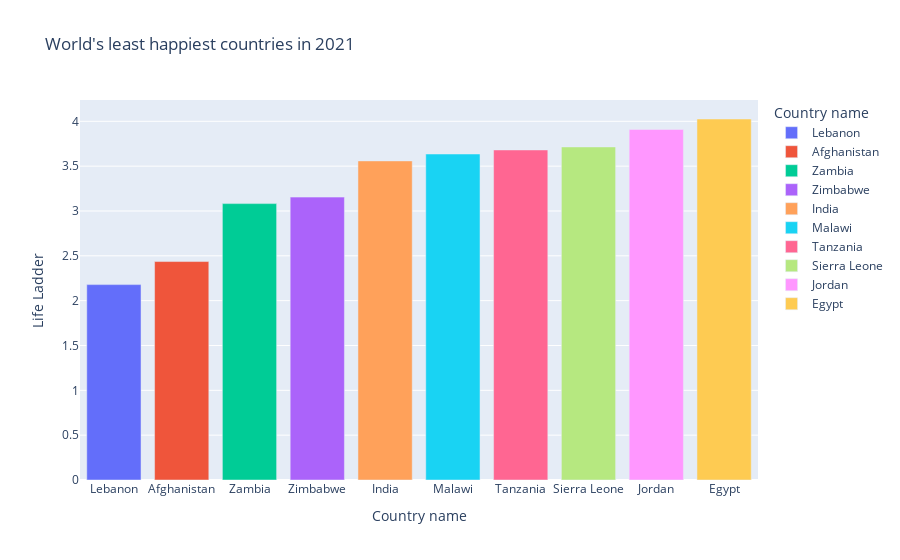

Notebook cell for this chart:
### Code cell
fig = px.bar(btm10, 
             x="Country name", 
             y="Life Ladder", 
             color="Country name", 
             title="World's least happiest countries in 2021")
fig.show()

### Figure 1 — Plotly figure (JSON) as saved in the notebook; plotly's stock layout.template omitted (floating-point values rounded to 4 significant figures)
{"data": [{"alignmentgroup": "True", "hovertemplate": "Country name=%{x}<br>Life Ladder=%{y}<extra></extra>", "legendgroup": "Lebanon", "marker": {"color": "#636efa", "pattern": {"shape": ""}}, "name": "Lebanon", "offsetgroup": "Lebanon", "orientation": "v", "showlegend": true, "textposition": "auto", "type": "bar", "x": ["Lebanon"], "xaxis": "x", "y": [2.179], "yaxis": "y"}, {"alignmentgroup": "True", "hovertemplate": "Country name=%{x}<br>Life Ladder=%{y}<extra></extra>", "legendgroup": "Afghanistan", "marker": {"color": "#EF553B", "pattern": {"shape": ""}}, "name": "Afghanistan", "offsetgroup": "Afghanistan", "orientation": "v", "showlegend": true, "textposition": "auto", "type": "bar", "x": ["Afghanistan"], "xaxis": "x", "y": [2.436], "yaxis": "y"}, {"alignmentgroup": "True", "hovertemplate": "Country name=%{x}<br>Life Ladder=%{y}<extra></extra>", "legendgroup": "Zambia", "marker": {"color": "#00cc96", "pattern": {"shape": ""}}, "name": "Zambia", "offsetgroup": "Zambia", "orientation": "v", "showlegend": true, "textposition": "auto", "type": "bar", "x": ["Zambia"], "xaxis": "x", "y": [3.082], "yaxis": "y"}, {"alignmentgroup": "True", "hovertemplate": "Country name=%{x}<br>Life Ladder=%{y}<extra></extra>", "legendgroup": "Zimbabwe", "marker": {"color": "#ab63fa", "pattern": {"shape": ""}}, "name": "Zimbabwe", "offsetgroup": "Zimbabwe", "orientation": "v", "showlegend": true, "textposition": "auto", "type": "bar", "x": ["Zimbabwe"], "xaxis": "x", "y": [3.155], "yaxis": "y"}, {"alignmentgroup": "True", "hovertemplate": "Country name=%{x}<br>Life Ladder=%{y}<extra></extra>", "legendgroup": "India", "marker": {"color": "#FFA15A", "pattern": {"shape": ""}}, "name": "India", "offsetgroup": "India", "orientation": "v", "showlegend": true, "textposition": "auto", "type": "bar", "x": ["India"], "xaxis": "x", "y": [3.558], "yaxis": "y"}, {"alignmentgroup": "True", "hovertemplate": "Country name=%{x}<br>Life Ladder=%{y}<extra></extra>", "legendgroup": "Malawi", "marker": {"color": "#19d3f3", "pattern": {"shape": ""}}, "name": "Malawi", "offsetgroup": "Malawi", "orientation": "v", "showlegend": true, "textposition": "auto", "type": "bar", "x": ["Malawi"], "xaxis": "x", "y": [3.635], "yaxis": "y"}, {"alignmentgroup": "True", "hovertemplate": "Country name=%{x}<br>Life Ladder=%{y}<extra></extra>", "legendgroup": "Tanzania", "marker": {"color": "#FF6692", "pattern": {"shape": ""}}, "name": "Tanzania", "offsetgroup": "Tanzania", "orientation": "v", "showlegend": true, "textposition": "auto", "type": "bar", "x": ["Tanzania"], "xaxis": "x", "y": [3.681], "yaxis": "y"}, {"alignmentgroup": "True", "hovertemplate": "Country name=%{x}<br>Life Ladder=%{y}<extra></extra>", "legendgroup": "Sierra Leone", "marker": {"color": "#B6E880", "pattern": {"shape": ""}}, "name": "Sierra Leone", "offsetgroup": "Sierra Leone", "orientation": "v", "showlegend": true, "textposition": "auto", "type": "bar", "x": ["Sierra Leone"], "xaxis": "x", "y": [3.714], "yaxis": "y"}, {"alignmentgroup": "True", "hovertemplate": "Country name=%{x}<br>Life Ladder=%{y}<extra></extra>", "legendgroup": "Jordan", "marker": {"color": "#FF97FF", "pattern": {"shape": ""}}, "name": "Jordan", "offsetgroup": "Jordan", "orientation": "v", "showlegend": true, "textposition": "auto", "type": "bar", "x": ["Jordan"], "xaxis": "x", "y": [3.909], "yaxis": "y"}, {"alignmentgroup": "True", "hovertemplate": "Country name=%{x}<br>Life Ladder=%{y}<extra></extra>", "legendgroup": "Egypt", "marker": {"color": "#FECB52", "pattern": {"shape": ""}}, "name": "Egypt", "offsetgroup": "Egypt", "orientation": "v", "showlegend": true, "textposition": "auto", "type": "bar", "x": ["Egypt"], "xaxis": "x", "y": [4.026], "yaxis": "y"}], "layout": {"barmode": "relative", "legend": {"title": {"text": "Country name"}, "tracegroupgap": 0}, "title": {"text": "World's least happiest countries in 2021"}, "xaxis": {"anchor": "y", "categoryarray": ["Lebanon", "Afghanistan", "Zambia", "Zimbabwe", "India", "Malawi", "Tanzania", "Sierra Leone", "Jordan", "Egypt"], "categoryorder": "array", "domain": [0, 1], "title": {"text": "Country name"}}, "yaxis": {"anchor": "x", "domain": [0, 1], "title": {"text": "Life Ladder"}}}}
